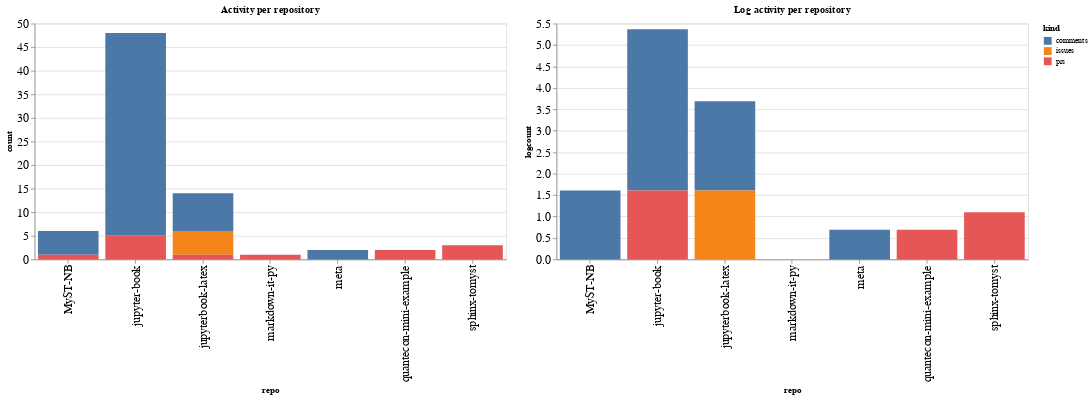

The cell this chart's notebook holds for it:
### Code cell
ch1 = alt.Chart(repo_summaries, width=600, title="Activity per repository").mark_bar().encode(
    x='repo',
    y='count',
    color='kind',
    tooltip="kind"
)

ch2 = alt.Chart(repo_summaries, width=600, title="Log activity per repository").mark_bar().encode(
    x='repo',
    y='logcount',
    color='kind',
    tooltip="kind"
)

ch1 | ch2

### Figure 1 — Vega-Lite specification as saved in the notebook (floating-point values rounded to 4 significant figures)
{"config": {"axisLeft": {"labelFontSize": 15}, "axisBottom": {"labelFontSize": 15}}, "hconcat": [{"mark": "bar", "encoding": {"color": {"type": "nominal", "field": "kind"}, "tooltip": {"type": "nominal", "field": "kind"}, "x": {"type": "nominal", "field": "repo"}, "y": {"type": "quantitative", "field": "count"}}, "title": "Activity per repository", "width": 600}, {"mark": "bar", "encoding": {"color": {"type": "nominal", "field": "kind"}, "tooltip": {"type": "nominal", "field": "kind"}, "x": {"type": "nominal", "field": "repo"}, "y": {"type": "quantitative", "field": "logcount"}}, "title": "Log activity per repository", "width": 600}], "data": {"name": "data-4aa026a61d80b1234916ff6fbdab7428"}, "$schema": "https://vega.github.io/schema/vega-lite/v4.8.1.json", "datasets": {"data-4aa026a61d80b1234916ff6fbdab7428": [{"repo": "MyST-NB", "kind": "comments", "count": 5, "logcount": 1.609}, {"repo": "MyST-NB", "kind": "prs", "count": 1, "logcount": 0.0}, {"repo": "jupyter-book", "kind": "comments", "count": 43, "logcount": 3.761}, {"repo": "jupyter-book", "kind": "prs", "count": 5, "logcount": 1.609}, {"repo": "jupyterbook-latex", "kind": "comments", "count": 8, "logcount": 2.079}, {"repo": "jupyterbook-latex", "kind": "issues", "count": 5, "logcount": 1.609}, {"repo": "jupyterbook-latex", "kind": "prs", "count": 1, "logcount": 0.0}, {"repo": "markdown-it-py", "kind": "prs", "count": 1, "logcount": 0.0}, {"repo": "meta", "kind": "comments", "count": 2, "logcount": 0.6931}, {"repo": "quantecon-mini-example", "kind": "prs", "count": 2, "logcount": 0.6931}, {"repo": "sphinx-tomyst", "kind": "prs", "count": 3, "logcount": 1.099}]}}
